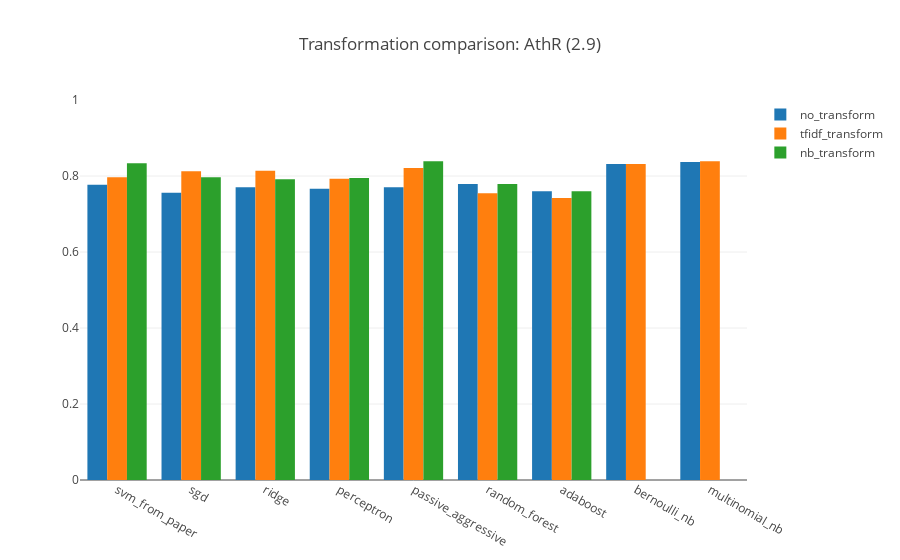

This figure's notebook cell:
### Code cell
groups = [
    ("no_transform", newsgroups_no_transformation_uni_results),
    ("tfidf_transform", newsgroups_tfidf_transformed_uni_results), 
    ("nb_transform", newsgroups_nb_transformed_uni_results)
]

clfs = list(all_classifiers.keys())

traces = OrderedDict()
for i in range(len(groups)):
    transformation = groups[i][1]
    transformation_name = groups[i][0]
    scores = []
    for label in clfs:
        try:
            score = transformation[label]
        except:
            score = 0.0
        scores.append(score)
    traces["trace_{}".format(transformation_name)] = go.Bar(
        x=clfs,
        y=scores,
        name=transformation_name,
    )

data_ = [v for k, v in traces.items()]
layout_ = go.Layout(
    barmode='group',
    title='Transformation comparison: AthR (2.9)',
    yaxis=dict(
        range=[0, 1]
    )
)

fig_ = go.Figure(data=data_, layout=layout_)
iplot(fig_)

### Figure 1 — Plotly figure (JSON) as saved in the notebook; plotly's stock layout.template omitted (floating-point values rounded to 4 significant figures)
{"data": [{"name": "no_transform", "type": "bar", "uid": "cfbb29b3-b53f-4f54-8597-e186fee5a4ab", "x": ["svm_from_paper", "sgd", "ridge", "perceptron", "passive_aggressive", "random_forest", "adaboost", "bernoulli_nb", "multinomial_nb"], "y": [0.7772, 0.7561, 0.7702, 0.7667, 0.7702, 0.7789, 0.7596, 0.8316, 0.8368]}, {"name": "tfidf_transform", "type": "bar", "uid": "d21e088d-38b4-43aa-a99a-49b890f35e57", "x": ["svm_from_paper", "sgd", "ridge", "perceptron", "passive_aggressive", "random_forest", "adaboost", "bernoulli_nb", "multinomial_nb"], "y": [0.7965, 0.8123, 0.814, 0.793, 0.8211, 0.7544, 0.7421, 0.8316, 0.8386]}, {"name": "nb_transform", "type": "bar", "uid": "99c27bf3-f6b7-4e03-88f5-b83aee61ed3f", "x": ["svm_from_paper", "sgd", "ridge", "perceptron", "passive_aggressive", "random_forest", "adaboost", "bernoulli_nb", "multinomial_nb"], "y": [0.8333, 0.7965, 0.7912, 0.7947, 0.8386, 0.7789, 0.7596, 0, 0]}], "layout": {"barmode": "group", "title": {"text": "Transformation comparison: AthR (2.9)"}, "yaxis": {"range": [0, 1]}}}
